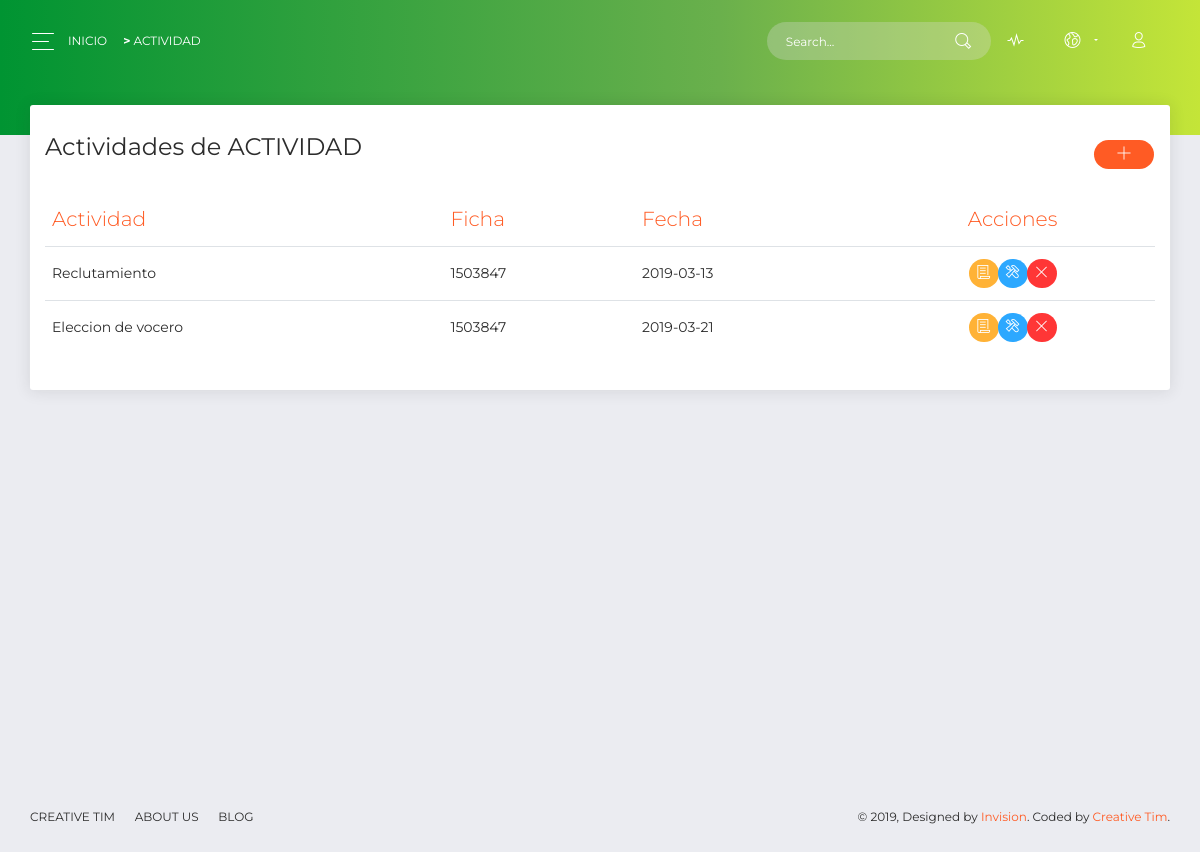
Before: /?c=actividad (signed in) with the older database file.
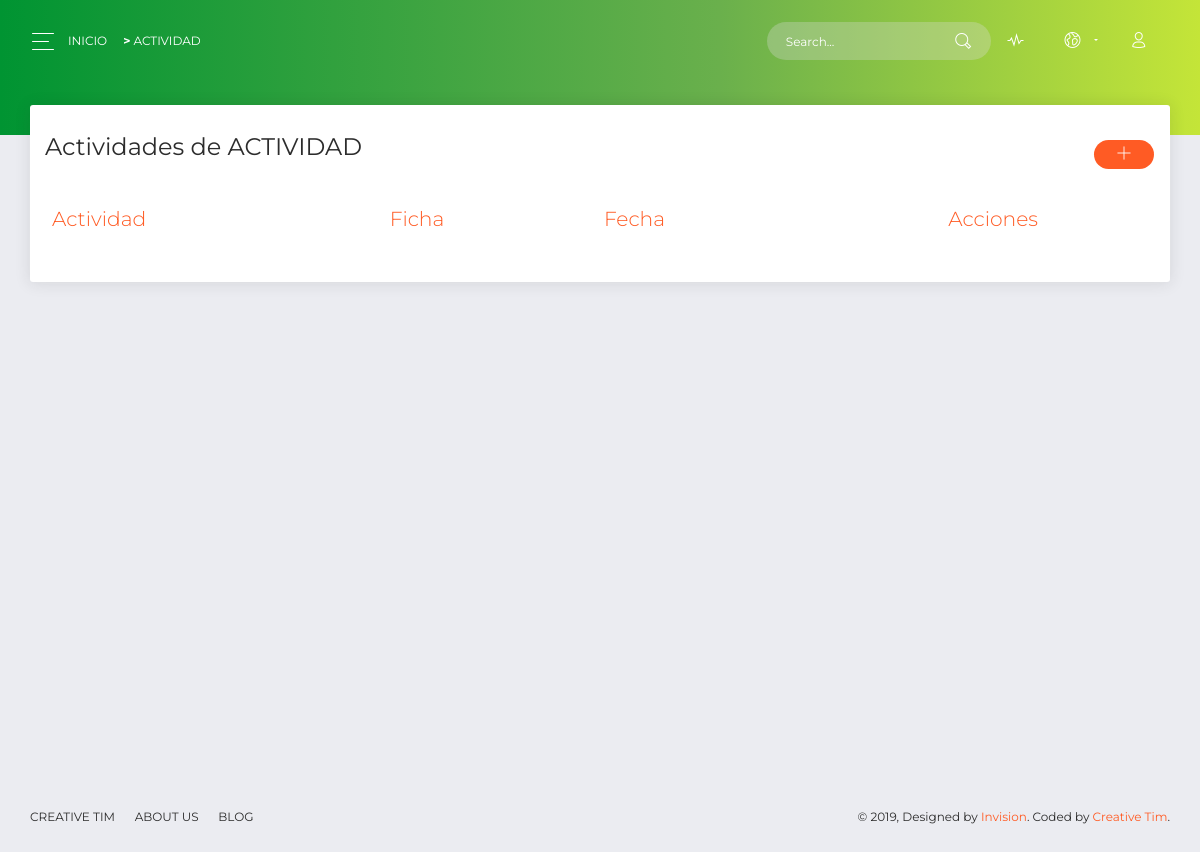
After: the same page with the newer database file.
### tables this page shows
CREATE TABLE `actividades` (
  `id` int(11) NOT NULL,
  `date` date NOT NULL,
  `token_id` int(11) NOT NULL,
  `action_id` int(11) NOT NULL
);

CREATE TABLE `acciones` (
  `id` int(11) NOT NULL,
  `name` varchar(50) NOT NULL,
  `dimension_id` int(11) NOT NULL
);

CREATE TABLE `fichas` (
  `id` int(11) NOT NULL,
  `name` varchar(7) NOT NULL,
  `student` int(3) NOT NULL,
  `date_start` date NOT NULL,
  `date_finish` date NOT NULL,
  `pass_code` varchar(3) NOT NULL,
  `journey_id` int(11) NOT NULL,
  `program_id` int(11) NOT NULL
);

### controller/actividad.controller.php (called while the page is built, shortened)
<?php
require_once 'model/actividad.php';
class actividadController
{
    public function __CONSTRUCT()
    {
        $this->model = new actividad();
    }
    public function Index()
    {
        require_once 'view/header.php';
        require_once 'view/actividad/actividad.php';
        require_once 'view/footer.php';
    }
}

### model/database.php (called while the page is built)
<?php
class Database
{
    public static function StartUp()
    {
        $pdo = new PDO('mysql:host=localhost;dbname=bienestar;charset=utf8', 'root', '');
        $pdo->setAttribute(PDO::ATTR_ERRMODE, PDO::ERRMODE_EXCEPTION);
        return $pdo;
    }
}

### model/actividad.php (called while the page is built, shortened)
<?php
class actividad
{
    private $pdo;
    public function __CONSTRUCT()
    {
        try {
            $this->pdo = Database::StartUp();
        } catch (Exception $e) {
            die($e->getMessage());
        }
    }
    public function Listar()
    {
        try {
            $stm = $this->pdo->prepare( "SELECT
                actividades.id,
                date,
                fichas.id       as tok_id,
                fichas.name     as tok_name,
                acciones.id     as exe_id,
                acciones.name   as exe_name
                FROM actividades
                INNER JOIN fichas   on token_id = fichas.id
                INNER JOIN acciones on action_id= acciones.id" );
            $stm->execute();
            return $stm->fetchAll(PDO::FETCH_OBJ);
            die;
        } catch (Exception $e) {
            die($e->getMessage());
        }
    }
}

### view/actividad/actividad.php (the view, shortened to what this page needs)
<div class="panel-header panel-header-sm">
</div>
<div class="content">
    <div class="row">
        <div class="col-md-12">
            <div class="card">
                <div class="card-header">
                    <h4 class="card-title"> Actividades de
                        <?= strtoupper($_REQUEST['c']); ?><a class="btn btn-sm btn-primary btn-round pull-right" href="?c=actividad&a=Crud&v=<?= isset($_REQUEST['v']) ? $_REQUEST['v'] : ""; ?>"><i class="now-ui-icons ui-1_simple-add"></i></a>
                    </h4>
                </div>
                <div class="card-body">
                    <div class="table-responsive">
                        <table class="table">
                            <thead class=" text-primary">
                                <th>
                                    Actividad
                                </th>
                                <th>
                                    Ficha
                                </th>
                                <th>
                                    Fecha
                                </th>
                                <th class="text-center">
                                    Acciones
                                </th>
                            </thead>
                            <tbody>
                                <?php foreach ($this->model->Listar() as $r) : ?>
                                <tr>
                                    <td>
                                        <?php echo $r->exe_name; ?>
                                    </td>
                                    <td>
                                        <?php echo $r->tok_name; ?>
                                    </td>
                                    <td>
                                        <?php echo $r->date; ?>
                                    </td>
                                    <td class="text-center">
                                        <div class="btn-group btn-group-sm btn-group-round" role="group" aria-label="Basic example">
                                            <button type="button" class="btn btn-sm btn-warning btn-round " onclick="passValue(<?= $r->id ?>)" data-toggle="modal" data-target="#myModal2">
                                                <i class="now-ui-icons files_paper "></i>
                                            </button>
                                            <a type=button" class="btn btn-sm btn-info btn-round" href="?c=actividad&a=Crud&id=<?php echo $r->id; ?>&v=<?= $_REQUEST['v']; ?>">
                                                <i class="now-ui-icons ui-2_settings-90"></i>
                                            </a>
                                            <button type="button" class="btn btn-sm btn-danger btn-round" onclick="passValue(<?= $r->id ?>)" data-toggle="modal" data-target="#myModal1">
                                                <i class="now-ui-icons ui-1_simple-remove"></i>
                                            </button>
                                        </div>
                                    </td>
                                </tr>
                                <?php endforeach; ?>
                            </tbody>
                        </table>
                    </div>
                </div>
            </div>
        </div>
    </div>
</div>

### index.php (shortened to what this page needs)
<?php
require_once 'model/database.php';
$session= isset($_SESSION['admin'])?$_SESSION['admin']:'';
if($session){
    $controller = 'home';
    if(!isset($_REQUEST['c'])) {
            require_once "controller/$controller.controller.php";
            $controller = ucwords($controller) . 'Controller';
            $controller = new $controller;
            $controller->Index();
        } else {
            $accion = isset($_REQUEST['a']) ? $_REQUEST['a'] : 'Index';
            $controller = new $controller;
            call_user_func(array($controller, $accion) );
    }
}

### view/header.php (shortened to what this page needs)
<!DOCTYPE html>
<html lang="en">
<head>
    <link rel="stylesheet" href="https://use.fontawesome.com/releases/v5.7.1/css/all.css">
    <link href="assets/css/loader.css" rel="stylesheet" />
    <link href="assets/css/now-ui-kit.css?v=1.2.0" rel="stylesheet" />
    <link href="assets/css/bootstrap.min.css" rel="stylesheet" />
    <link href="assets/css/now-ui-dashboard.css?v=1.3.0" rel="stylesheet" />
</head>
<body class="">
    <div class="wrapper ">
        <div class="main-panel" id="main-panel">
            <nav class="navbar navbar-expand-lg navbar-transparent  bg-primary  navbar-absolute">
                <div class="container-fluid">
                    <div class="navbar-wrapper">
                        <div class="navbar-toggle">
                            <button type="button" class="navbar-toggler">
                                <span class="navbar-toggler-bar bar1"></span>
                                <span class="navbar-toggler-bar bar2"></span>
                                <span class="navbar-toggler-bar bar3"></span>
                            </button>
                        </div>
                        <a class="navbar-brand" href="?c=home">Inicio</a><a class="navbar-brand" href="?c=<?= $_REQUEST['c']; ?>">
                            <?= "<b>></b>" . "  " . strtoupper($_REQUEST['c']); ?></a>
                    </div>
                    <div class="collapse navbar-collapse justify-content-end" id="navigation">
                        <form>
                            <div class="input-group no-border">
                                <input type="text" value="" class="form-control" placeholder="Search...">
                                <div class="input-group-append">
                                    <div class="input-group-text">
                                        <i class="now-ui-icons ui-1_zoom-bold"></i>
                                    </div>
                                </div>
                            </div>
                        </form>
                        <ul class="navbar-nav">
                            <li class="nav-item">
                                <a class="nav-link" href="#pablo">
                                    <i class="now-ui-icons media-2_sound-wave"></i>
                                </a>
                            </li>
                            <li class="nav-item dropdown">
                                <a class="nav-link dropdown-toggle" id="navbarDropdownMenuLink" data-toggle="dropdown" aria-haspopup="true" aria-expanded="false">
                                    <i class="now-ui-icons location_world"></i>
                                </a>
                            </li>
                            <li class="nav-item">
                                <a class="nav-link" href="#pablo">
                                    <i class="now-ui-icons users_single-02"></i>
                                </a>
                            </li>
                        </ul>
                    </div>
                </div>
            </nav>

### view/footer.php (shortened to what this page needs)
<footer class="footer">
    <div class="container-fluid">
        <nav>
            <ul>
                <li>
                    <a href="https://www.creative-tim.com">
                        Creative Tim
                    </a>
                </li>
                <li>
                    <a href="http://presentation.creative-tim.com">
                        About Us
                    </a>
                </li>
                <li>
                    <a href="http://blog.creative-tim.com">
                        Blog
                    </a>
                </li>
            </ul>
        </nav>
        <div class="copyright" id="copyright">
            &copy;
            , Designed by
            <a href="https://www.invisionapp.com" target="_blank">Invision</a>. Coded by
            <a href="https://www.creative-tim.com" target="_blank">Creative Tim</a>.
        </div>
    </div>
</footer>
</body>
</html>

Changed rows visible on the page:
removed actividades: action.name "Reclutamiento", token.name "1503847", date "2019-03-13"
removed actividades: action.name "Eleccion de vocero", token.name "1503847", date "2019-03-21"
